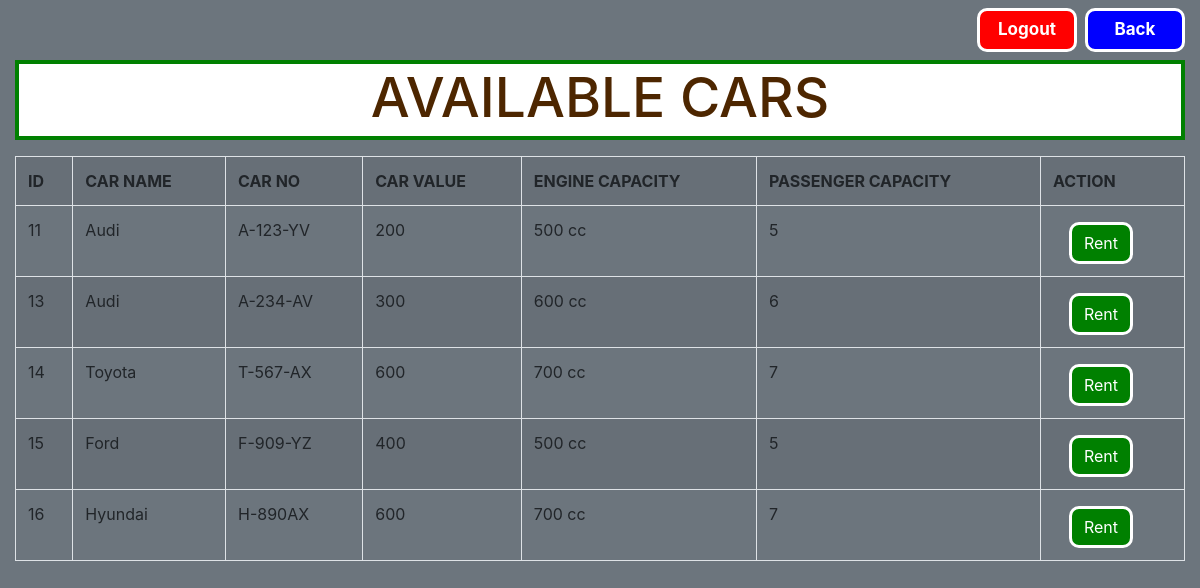
The page /user_car_view.php on the database its author committed.
### tables this page shows
CREATE TABLE `add_car` (
  `id` int(10) NOT NULL,
  `carname` varchar(250) NOT NULL,
  `carno` varchar(250) NOT NULL,
  `carvalue` varchar(250) NOT NULL,
  `ecapacity` varchar(250) NOT NULL,
  `pcapacity` varchar(250) NOT NULL
);

### user_car_view.php (the view, shortened to what this page needs)
<?php
include('connect.php');
$sql="SELECT* FROM add_car";
$result=mysqli_query($conn,$sql);
 ?>
<!DOCTYPE html>
<html>
<head>
	<link rel="stylesheet" href="css/bootstrap.min.css">
	<link rel="stylesheet" href="css/all.min.css">
	<link rel="stylesheet" href="css/fontawesome.min.css">
</head>
<body>
	<div class="container-fluid">
	<div class="row">
		<div class="col-md-12 mt-2">
			<div class="d-flex">
				<a class="btn btn-info ml-auto" href="logout.php" style="background-color: red; border:3px  solid white; width:100px;  border-radius: 10px 10px 10px 10px; "><span class="" style="font-size: 17px;font-weight:bold;color:white;">Logout</span></a>
				<a class="btn btn-info ml-2" href="user_home.php" style="background-color: blue; border:3px  solid white; width:100px;  border-radius: 10px 10px 10px 10px; "><span class="" style="font-size: 17px;font-weight:bold;color:white;">Back</span></a>
			</div>
			<div class="header bg-white mt-2" style="height:80px;border:4px  solid green; ">
					<h1 class="text-center text-uppercase" style="color:#4d2600;font-size: 55px ">AVAILABLE CARS</h1>
			</div>
			<table class="table table-bordered table-striped mt-3">
				<tr>
					<th>ID</th>
					<th>CAR NAME</th>
					<th>CAR NO</th>
					<th>CAR VALUE</th>
					<th>ENGINE CAPACITY</th>
					<th>PASSENGER CAPACITY</th>
					<th>ACTION</th>
				</tr>
				<?php
				while ($row=mysqli_fetch_assoc($result)) {?>
				<tr>
					<td><?=$row['id'] ; ?></td>
					<td><?=$row['carname'] ; ?></td>
					<td><?=$row['carno'] ; ?></td>
					<td><?=$row['carvalue'] ; ?></td>
					<td><?=$row['ecapacity'] ; ?></td>
					<td><?=$row['pcapacity'] ; ?></td>
					<td>
						<a class="btn text-white mt-1 ml-3" style="background-color: green;border:3px  solid white; border-radius: 10px 10px 10px 10px;" href="rent.php?id=<?=$row['id']?>" >Rent</a>
					</td>
				</tr>
				<?php } ?>
			</table>
		</div>
	</div>
</div>
</body>
</html>

### user_car_view.php (style rules this page uses)
body { background-color: #6C757D; }

### rows shown on the page
add_car: id "11", carname "Audi", carno "A-123-YV", carvalue "200", ecapacity "500 cc", pcapacity "5"
add_car: id "13", carname "Audi", carno "A-234-AV", carvalue "300", ecapacity "600 cc", pcapacity "6"
add_car: id "14", carname "Toyota", carno "T-567-AX", carvalue "600", ecapacity "700 cc", pcapacity "7"
add_car: id "15", carname "Ford", carno "F-909-YZ", carvalue "400", ecapacity "500 cc", pcapacity "5"
add_car: id "16", carname "Hyundai", carno "H-890AX", carvalue "600", ecapacity "700 cc", pcapacity "7"
